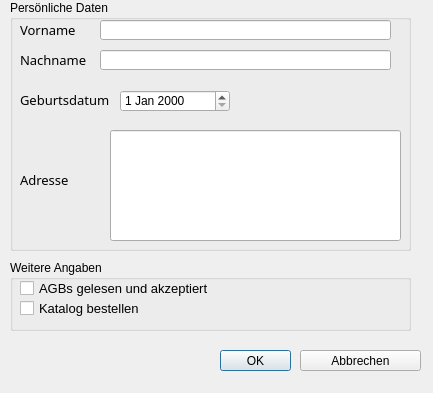
<?xml version="1.0" encoding="UTF-8"?>
<ui version="4.0">
 <class>Dialog</class>
 <widget class="QDialog" name="Dialog">
  <property name="geometry">
   <rect>
    <x>0</x>
    <y>0</y>
    <width>433</width>
    <height>393</height>
   </rect>
  </property>
  <property name="windowTitle">
   <string>Dialog</string>
  </property>
  <widget class="QPushButton" name="buttonOK">
   <property name="geometry">
    <rect>
     <x>220</x>
     <y>350</y>
     <width>71</width>
     <height>21</height>
    </rect>
   </property>
   <property name="text">
    <string>OK</string>
   </property>
  </widget>
  <widget class="QPushButton" name="buttonAbbrechen">
   <property name="geometry">
    <rect>
     <x>300</x>
     <y>350</y>
     <width>121</width>
     <height>21</height>
    </rect>
   </property>
   <property name="text">
    <string>Abbrechen</string>
   </property>
  </widget>
  <widget class="QGroupBox" name="Hauptdialog">
   <property name="geometry">
    <rect>
     <x>10</x>
     <y>0</y>
     <width>401</width>
     <height>251</height>
    </rect>
   </property>
   <property name="title">
    <string>Persönliche Daten</string>
   </property>
   <widget class="QLabel" name="label">
    <property name="geometry">
     <rect>
      <x>10</x>
      <y>20</y>
      <width>61</width>
      <height>20</height>
     </rect>
    </property>
    <property name="font">
     <font>
      <family>Roboto Mono</family>
      <pointsize>10</pointsize>
     </font>
    </property>
    <property name="text">
     <string>Vorname</string>
    </property>
   </widget>
   <widget class="QLabel" name="label_2">
    <property name="geometry">
     <rect>
      <x>10</x>
      <y>50</y>
      <width>81</width>
      <height>20</height>
     </rect>
    </property>
    <property name="font">
     <font>
      <family>Roboto Mono</family>
      <pointsize>10</pointsize>
     </font>
    </property>
    <property name="text">
     <string>Nachname</string>
    </property>
   </widget>
   <widget class="QLabel" name="label_3">
    <property name="geometry">
     <rect>
      <x>10</x>
      <y>90</y>
      <width>101</width>
      <height>20</height>
     </rect>
    </property>
    <property name="font">
     <font>
      <family>Roboto Mono</family>
      <pointsize>10</pointsize>
     </font>
    </property>
    <property name="text">
     <string>Geburtsdatum</string>
    </property>
   </widget>
   <widget class="QDateEdit" name="geburtsdatum">
    <property name="geometry">
     <rect>
      <x>110</x>
      <y>90</y>
      <width>110</width>
      <height>22</height>
     </rect>
    </property>
   </widget>
   <widget class="QLabel" name="label_4">
    <property name="geometry">
     <rect>
      <x>10</x>
      <y>170</y>
      <width>61</width>
      <height>20</height>
     </rect>
    </property>
    <property name="font">
     <font>
      <family>Roboto Mono</family>
      <pointsize>10</pointsize>
     </font>
    </property>
    <property name="text">
     <string>Adresse</string>
    </property>
   </widget>
   <widget class="QLineEdit" name="vorname">
    <property name="geometry">
     <rect>
      <x>90</x>
      <y>20</y>
      <width>291</width>
      <height>20</height>
     </rect>
    </property>
   </widget>
   <widget class="QLineEdit" name="nachname">
    <property name="geometry">
     <rect>
      <x>90</x>
      <y>50</y>
      <width>291</width>
      <height>20</height>
     </rect>
    </property>
   </widget>
   <widget class="QLineEdit" name="adresse">
    <property name="geometry">
     <rect>
      <x>100</x>
      <y>130</y>
      <width>291</width>
      <height>111</height>
     </rect>
    </property>
   </widget>
  </widget>
  <widget class="QGroupBox" name="groupBox_2">
   <property name="geometry">
    <rect>
     <x>10</x>
     <y>260</y>
     <width>401</width>
     <height>71</height>
    </rect>
   </property>
   <property name="title">
    <string>Weitere Angaben</string>
   </property>
   <widget class="QCheckBox" name="agb">
    <property name="geometry">
     <rect>
      <x>10</x>
      <y>20</y>
      <width>211</width>
      <height>17</height>
     </rect>
    </property>
    <property name="font">
     <font>
      <family>Microsoft JhengHei UI</family>
      <pointsize>10</pointsize>
     </font>
    </property>
    <property name="text">
     <string>AGBs gelesen und akzeptiert</string>
    </property>
   </widget>
   <widget class="QCheckBox" name="katalog">
    <property name="geometry">
     <rect>
      <x>10</x>
      <y>40</y>
      <width>131</width>
      <height>17</height>
     </rect>
    </property>
    <property name="font">
     <font>
      <family>Microsoft JhengHei UI</family>
      <pointsize>10</pointsize>
     </font>
    </property>
    <property name="text">
     <string>Katalog bestellen</string>
    </property>
   </widget>
  </widget>
 </widget>
 <resources/>
 <connections/>
</ui>
